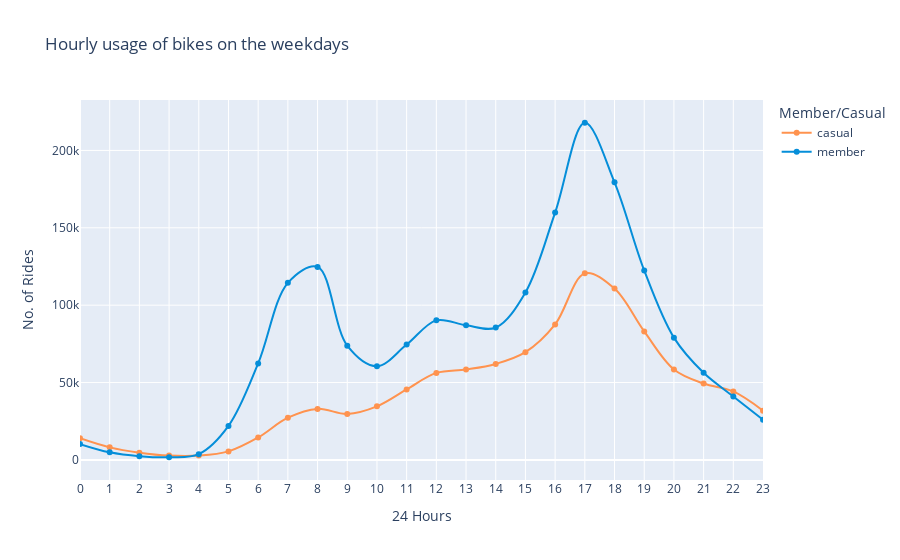

Notebook code cell kept with this figure:
### Code cell
peak_hour_fig = px.line(peak_hours_weekdays, x='starting_hour', y='ride_id',
                 title='Hourly usage of bikes on the weekdays',
                 color='member_casual',
                 line_shape='spline',
                 markers=True,
                 labels={'ride_id':'No. of Rides', 'starting_hour':'24 Hours', 'member_casual':'Member/Casual'},
                 hover_name='member_casual', hover_data={'member_casual':False, 'month':False, 'ride_id': True},
                 color_discrete_map={'casual':'#FF934F', 'member':'#058ED9'},
                #  category_orders={'starting_hour': hour_order
                #                   }
                )

peak_hour_fig.update_xaxes(range=[0, 23], dtick=1)
peak_hour_fig.show()

### Figure 1 — Plotly figure (JSON) as saved in the notebook; plotly's stock layout.template omitted (floating-point values rounded to 4 significant figures)
{"data": [{"customdata": [["casual", 13988], ["casual", 8116], ["casual", 4693], ["casual", 2804], ["casual", 2792], ["casual", 5504], ["casual", 14508], ["casual", 27284], ["casual", 32987], ["casual", 29713], ["casual", 34612], ["casual", 45556], ["casual", 56228], ["casual", 58465], ["casual", 62035], ["casual", 69638], ["casual", 87575], ["casual", 120561], ["casual", 110710], ["casual", 83038], ["casual", 58453], ["casual", 49379], ["casual", 44251], ["casual", 31824]], "hovertemplate": "<b>%{hovertext}</b><br><br>24 Hours=%{x}<br>No. of Rides=%{y}<extra></extra>", "hovertext": ["casual", "casual", "casual", "casual", "casual", "casual", "casual", "casual", "casual", "casual", "casual", "casual", "casual", "casual", "casual", "casual", "casual", "casual", "casual", "casual", "casual", "casual", "casual", "casual"], "legendgroup": "casual", "line": {"color": "#FF934F", "dash": "solid", "shape": "spline"}, "marker": {"symbol": "circle"}, "mode": "lines+markers", "name": "casual", "orientation": "v", "showlegend": true, "type": "scatter", "x": [0, 1, 2, 3, 4, 5, 6, 7, 8, 9, 10, 11, 12, 13, 14, 15, 16, 17, 18, 19, 20, 21, 22, 23], "xaxis": "x", "y": [13988, 8116, 4693, 2804, 2792, 5504, 14508, 27284, 32987, 29713, 34612, 45556, 56228, 58465, 62035, 69638, 87575, 120561, 110710, 83038, 58453, 49379, 44251, 31824], "yaxis": "y"}, {"customdata": [["member", 10227], ["member", 4923], ["member", 2442], ["member", 1729], ["member", 3723], ["member", 21971], ["member", 62356], ["member", 114418], ["member", 124733], ["member", 73808], ["member", 60519], ["member", 74544], ["member", 90200], ["member", 86963], ["member", 85513], ["member", 108254], ["member", 159861], ["member", 217894], ["member", 179417], ["member", 122456], ["member", 79026], ["member", 56288], ["member", 41017], ["member", 26016]], "hovertemplate": "<b>%{hovertext}</b><br><br>24 Hours=%{x}<br>No. of Rides=%{y}<extra></extra>", "hovertext": ["member", "member", "member", "member", "member", "member", "member", "member", "member", "member", "member", "member", "member", "member", "member", "member", "member", "member", "member", "member", "member", "member", "member", "member"], "legendgroup": "member", "line": {"color": "#058ED9", "dash": "solid", "shape": "spline"}, "marker": {"symbol": "circle"}, "mode": "lines+markers", "name": "member", "orientation": "v", "showlegend": true, "type": "scatter", "x": [0, 1, 2, 3, 4, 5, 6, 7, 8, 9, 10, 11, 12, 13, 14, 15, 16, 17, 18, 19, 20, 21, 22, 23], "xaxis": "x", "y": [10227, 4923, 2442, 1729, 3723, 21971, 62356, 114418, 124733, 73808, 60519, 74544, 90200, 86963, 85513, 108254, 159861, 217894, 179417, 122456, 79026, 56288, 41017, 26016], "yaxis": "y"}], "layout": {"legend": {"title": {"text": "Member/Casual"}, "tracegroupgap": 0}, "title": {"text": "Hourly usage of bikes on the weekdays"}, "xaxis": {"anchor": "y", "domain": [0, 1], "dtick": 1, "range": [0, 23], "title": {"text": "24 Hours"}}, "yaxis": {"anchor": "x", "domain": [0, 1], "title": {"text": "No. of Rides"}}}}
